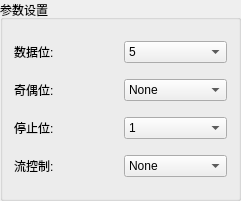
  <widget class="QGroupBox" name="parametersBox">
   <property name="geometry">
    <rect>
     <x>510</x>
     <y>850</y>
     <width>241</width>
     <height>201</height>
    </rect>
   </property>
   <property name="title">
    <string>参数设置</string>
   </property>
   <layout class="QGridLayout" name="gridLayout_2">
    <item row="0" column="0">
     <widget class="QLabel" name="dataBitsLabel">
      <property name="text">
       <string>数据位:</string>
      </property>
     </widget>
    </item>
    <item row="1" column="0">
     <widget class="QLabel" name="parityLabel">
      <property name="text">
       <string>奇偶位:</string>
      </property>
     </widget>
    </item>
    <item row="0" column="1">
     <widget class="QComboBox" name="dataBitsBox">
      <property name="currentText">
       <string>5</string>
      </property>
      <item>
       <property name="text">
        <string>5</string>
       </property>
      </item>
      <item>
       <property name="text">
        <string>6</string>
       </property>
      </item>
      <item>
       <property name="text">
        <string>7</string>
       </property>
      </item>
      <item>
       <property name="text">
        <string>8</string>
       </property>
      </item>
     </widget>
    </item>
    <item row="1" column="1">
     <widget class="QComboBox" name="parityBox">
      <item>
       <property name="text">
        <string>None</string>
       </property>
      </item>
      <item>
       <property name="text">
        <string>Even</string>
       </property>
      </item>
      <item>
       <property name="text">
        <string>Odd</string>
       </property>
      </item>
      <item>
       <property name="text">
        <string>Mark</string>
       </property>
      </item>
      <item>
       <property name="text">
        <string>Space</string>
       </property>
      </item>
     </widget>
    </item>
    <item row="2" column="1">
     <widget class="QComboBox" name="stopBitsBox">
      <item>
       <property name="text">
        <string>1</string>
       </property>
      </item>
      <item>
       <property name="text">
        <string>1.5</string>
       </property>
      </item>
      <item>
       <property name="text">
        <string>2</string>
       </property>
      </item>
     </widget>
    </item>
    <item row="2" column="0">
     <widget class="QLabel" name="stopBitsLabel">
      <property name="text">
       <string>停止位:</string>
      </property>
     </widget>
    </item>
    <item row="3" column="1">
     <widget class="QComboBox" name="flowControlBox">
      <item>
       <property name="text">
        <string>None</string>
       </property>
      </item>
      <item>
       <property name="text">
        <string>RTS/CTS</string>
       </property>
      </item>
      <item>
       <property name="text">
        <string>XON/XOFF</string>
       </property>
      </item>
     </widget>
    </item>
    <item row="3" column="0">
     <widget class="QLabel" name="flowControlLabel">
      <property name="text">
       <string>流控制:</string>
      </property>
     </widget>
    </item>
   </layout>
  </widget>
